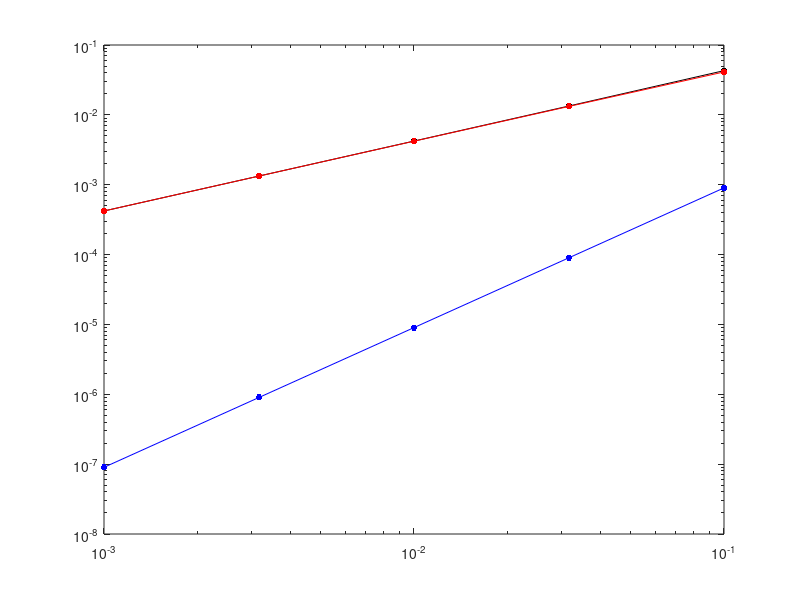

MATLAB code to generate this figure: (Note: this script raises an error after producing the figure.)
% Comparison of finite difference schemes.
clear, clc, clf
MS = 'MarkerSize';
ms = 15;

f = @(x) sin(x); % the given function
fprime = @(x) cos(x); % the derivative
x = 1; % test point
H = 10.^-(1:0.5:3); % various size of h

err_fd = zeros(5, 1);
err_bd = zeros(5, 1);
err_cd = zeros(5, 1);

for k = 1:5
    h = H(k);
    
    D_fd = (f(x+h)-f(x))/h; % forward difference
    D_bd = (f(x)-f(x-h))/h; % forward difference
    D_cd = (f(x+h)-f(x-h))/(2*h); % center difference
    
    err_fd(k) = abs(D_fd-fprime(x));
    err_bd(k) = abs(D_bd-fprime(x));
    err_cd(k) = abs(D_cd-fprime(x));    
end

loglog(H.', err_fd, '.-k', MS, ms), hold on
loglog(H.', err_bd, '.-r', MS, ms)
loglog(H.', err_cd, '.-b', MS, ms)

legend('forward difference (first order)', ...
    'backward difference (first order)', ...
    'central difference (second order)', 'location', 'se')

xlabel('step size h')
ylabel('error at point x')
title('Comparison of finite difference schemes')